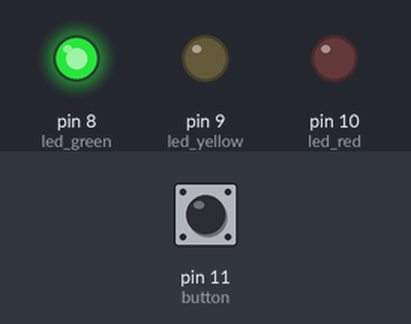
Recording of a sketch running on a simulated Arduino Uno, built with avr-gcc and run on an emulated ATmega328P. Shown: output pins drawn as LEDs (lit = HIGH). The inputs (shaded band) are chosen by the test bench; at power-on: pin 11 (button) LOW.

Above: at 1.2 s.
1.3 s: pin 11 (button) pulled HIGH for 0.15 s
At 2.5 s:
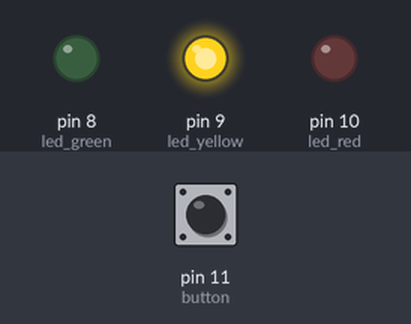
At 4.0 s:
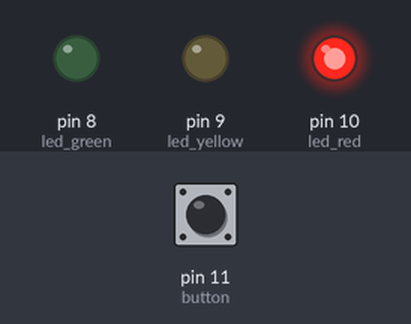
Timing chart, 0 to 9.8 s (numbered marks = the images above; inputs shaded):
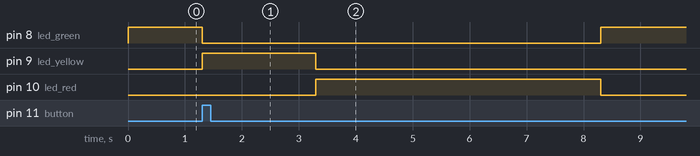

Measured:
- after the input at 1.3 s, pin 8 (led_green): HIGH → LOW at once, → HIGH 7.0 s later; pin 9 (led_yellow): LOW → HIGH at once, → LOW 2.0 s later; pin 10 (led_red): LOW → HIGH after 2.0 s, → LOW 5.0 s later

The sketch:

LarissaFrancyelid_exercicio2.ino
```cpp
/*pinos de LED*/
int led_red = 10;
int led_yellow = 9;
int led_green = 8;

/*pino do botão*/
int button = 11;

/*números fixos do tempo de cada luz*/
int time_red = 5000;
int time_yellow = 2000;
int time_green = 10000;

/*variavel que guarda o estado do botão*/
int buttonState = 0;

void setup()
{
  // outputs:
  pinMode(led_red,OUTPUT);
  pinMode(led_yellow,OUTPUT);
  pinMode(led_green,OUTPUT);

  // input:
  pinMode(button, INPUT);
}

void loop() {
  /*verifica o estado do botão*/
  buttonState = digitalRead(button);

  /*se o botão foi pressionado, a ordem do semáforo é feita*/
  if(buttonState == HIGH){
    digitalWrite(led_red, LOW);
    digitalWrite(led_yellow, HIGH);
    digitalWrite(led_green, LOW);
    delay(time_yellow);

    digitalWrite(led_yellow, LOW);
    digitalWrite(led_red, HIGH);
    delay(time_red);

    digitalWrite(led_green, HIGH);
    digitalWrite(led_red, LOW);
    delay(time_green);

    /*no final de tudo, o estado é alterado*/
    buttonState=LOW;
  }

  /*caso o contrário, a luz verde irá permanecer acesa*/
  else{
    digitalWrite(led_green, HIGH);
    digitalWrite(led_red, LOW);
    digitalWrite(led_yellow, LOW);
  }
}
```
